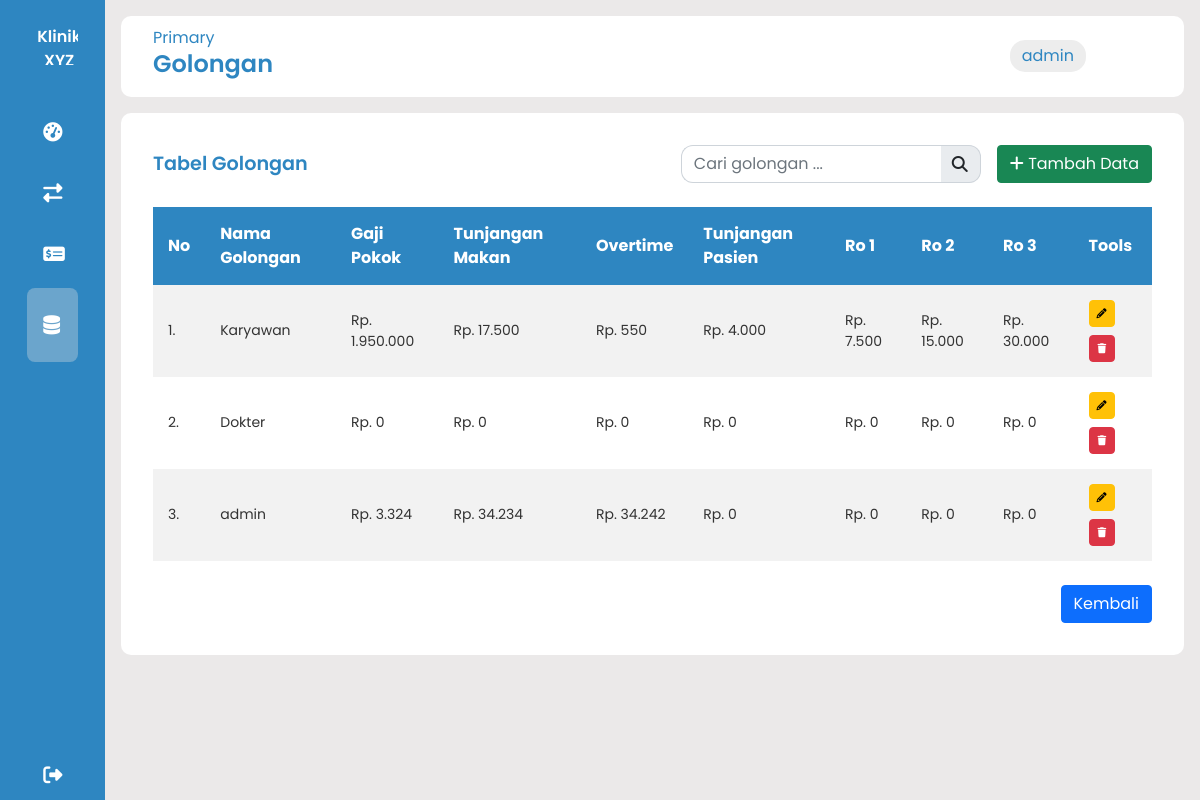
The app's page /asset/master/masterdata.php?page=golongan (signed in), older data.
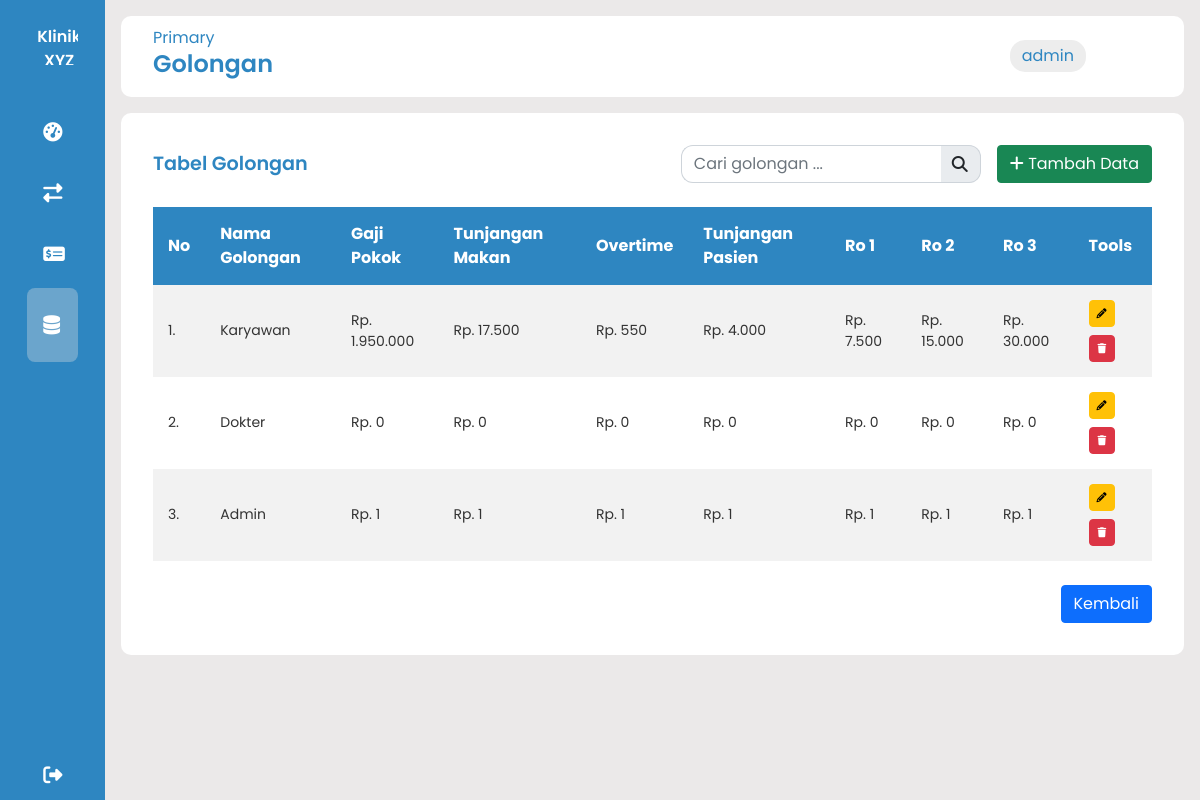
The same page, newer data.
### tables this page shows
CREATE TABLE `golongan` (
  `id` int(11) UNSIGNED NOT NULL,
  `nama_golongan` varchar(100) NOT NULL,
  `gaji_pokok` int(12) NOT NULL,
  `tunjangan_makan` int(12) NOT NULL,
  `overtime` varchar(11) NOT NULL,
  `tunjangan_pasien` varchar(20) NOT NULL,
  `ro1` varchar(45) NOT NULL,
  `ro2` varchar(45) NOT NULL,
  `ro3` varchar(45) NOT NULL
);

### asset/master/view/golongan.php (the view, shortened to what this page needs)
<div class="tabular__wrapper">
    <div class="col-md-12 d-flex justify-content-end mb-4" style="gap: 1rem; align-items: center;">
        <div class="header__title text-sm" style="flex:1;">
            <h3 style="font-weight: 600; font-size: 1.2rem; margin-bottom: 0;">Tabel Golongan</h3>
        </div>
        <div class="input-group" style="width: 300px;">
            <input style="border-radius: 12px 0 0 12px; border-right: none;" type="text" name="search" class="form-control" placeholder="Cari golongan ..." id="searchInput">
            <span class="input-group-text" id="basic-addon1" style="border-radius: 0 12px 12px 0; border-left: none;">
                <i class="fa fa-search" aria-hidden="true"></i>
            </span>
        </div>
        <div class="d-flex justify-content-end">
            <button type="button" class="btn btn-success" data-bs-toggle="modal" data-bs-target="#input">
                <i class="fa fa-plus"></i> Tambah Data
            </button>
        </div>
    </div>
    <div class="table__container" style="max-height: 435px; overflow-y: auto;">
        <div class="table__box" style="max-height: 435px; overflow-y: auto;">
            <table>
                <thead style="position: sticky; top: 0; z-index: 1;">
                    <tr>
                        <th>No</th>
                        <th>Nama Golongan</th>
                        <th>Gaji Pokok</th>
                        <th>Tunjangan Makan</th>
                        <th>Overtime</th>
                        <th>Tunjangan Pasien</th>
                        <th>Ro 1</th>
                        <th>Ro 2</th>
                        <th>Ro 3</th>
                        <th>Tools</th>
                    </tr>
                </thead>
                <tbody id="tindakanTableBody">
                    <?php
                    $query_golongan = "SELECT * FROM golongan";
                    $result_golongan = mysqli_query($conn, $query_golongan);
                    $no = 1;
                    if (mysqli_num_rows($result_golongan) > 0) {
                        while ($golongan_row = mysqli_fetch_assoc($result_golongan)) { ?>
                            <tr>
                                <td><?= $no++ ?>.</td>
                                <td><?= $golongan_row['nama_golongan'] ?></td>
                                <td>Rp. <?= empty($golongan_row['gaji_pokok']) ? '0' : number_format($golongan_row['gaji_pokok'], 0, ',', '.') ?></td>
                                <td>Rp. <?= empty($golongan_row['tunjangan_makan']) ? '0' : number_format($golongan_row['tunjangan_makan'], 0, ',', '.') ?></td>
                                <td>Rp. <?= empty($golongan_row['overtime']) ? '0' : number_format($golongan_row['overtime'], 0, ',', '.') ?></td>
                                <td>Rp. <?= empty($golongan_row['tunjangan_pasien']) ? '0' : number_format($golongan_row['tunjangan_pasien'], 0, ',', '.') ?></td>
                                <td>Rp. <?= empty($golongan_row['ro1']) ? '0' : number_format($golongan_row['ro1'], 0, ',', '.') ?></td>
                                <td>Rp. <?= empty($golongan_row['ro2']) ? '0' : number_format($golongan_row['ro2'], 0, ',', '.') ?></td>
                                <td>Rp. <?= empty($golongan_row['ro3']) ? '0' : number_format($golongan_row['ro3'], 0, ',', '.') ?></td>
                                <td>
                                    <button type="button" class="btn btn-warning" data-bs-toggle="modal" data-bs-target="#edit<?= $golongan_row['id'] ?>" style="box-shadow: none; font-size: 10px; padding: 5px 7px;">
                                        <i class="fa fa-pencil"></i>
                                    </button>
                                    <a href="app/golongan/delete.php?id=<?= $golongan_row['id'] ?>" class="btn btn-danger mt-2" style="box-shadow: none; font-size: 10px; padding: 5px 8px;" onclick="return confirmDelete('<?= $golongan_row['nama_golongan'] ?>')">
                                        <i class="fa fa-trash"></i>
                                    </a>
                                </td>
                            </tr>
                        <?php }
                    } else { ?>
                        <tr>
                            <td colspan="10" class="text-center">Tidak ada karyawan</td>
                        </tr>
                    <?php } ?>
                </tbody>
            </table>
        </div>
    </div>
    <div class="col-md-12 mt-4 d-flex justify-content-end">
        <a href="masterdata.php" type="submit" class="btn btn-primary">Kembali</a>
    </div>
</div>

### asset/master/masterdata.php (shortened to what this page needs)
<!DOCTYPE html>
<html lang="en">
<head>
    <link
        rel="stylesheet"
        href="https://cdnjs.cloudflare.com/ajax/libs/font-awesome/6.4.0/css/all.min.css" />
    <link
        rel="stylesheet"
        href="https://cdnjs.cloudflare.com/ajax/libs/font-awesome/6.4.0/css/all.min.css" />
    <link
        href="https://cdn.jsdelivr.net/npm/bootstrap@5.0.2/dist/css/bootstrap.min.css"
        rel="stylesheet"
 />
    <link rel="stylesheet" href="../css/index.css">
</head>
<body>
    <div class="sidebar">
        <div class="logo">
            <p>Klinik XYZ</p>
        </div>
        <ul class="menu">
            <li>
                <a href="../index.php">
                    <i class="fas fa-tachometer-alt"></i>
                </a>
            </li>
            <li>
                <a href="../index.php?page=transaksi">
                    <i class="fas fa-exchange-alt"></i>
                </a>
            </li>
            <li>
                <a href="../index.php?page=penggajian">
                    <i class="fas fa-money-check-alt"></i>
                </a>
            </li>
            <li class="active">
                <a href="masterdata.php">
                    <i class="fas fa-database"></i>
                </a>
            </li>
            <li class="logout">
                <a href="#" onclick="confirmLogout()">
                    <i class="fas fa-sign-out-alt"></i>
                </a>
            </li>
        </ul>
    </div>
    <div class="main__content">
        <div class="header__wrapper">
            <div class="header__title">
                <span>Primary</span>
                <h4 style="font-weight: 600;">
                    <?php
                    if (isset($_GET['page'])) {
                        echo ucfirst($_GET['page']);
                    } else {
                        echo 'Master Data';
                    }
                    ?>
                </h4>
            </div>
            <div class="user__info">
                <div class="search__box">
                    <label type="text" placeholder="Search"><?php echo $_SESSION['username'] ?></label>
                </div>
            </div>
        </div>
        <?php
        if (isset($_GET['page'])) {
            $page = $_GET['page'];
            include 'view/' . $page . '.php';
        } else {
            include 'view/masterdata.php';
        }
        ?>
    </div>
</body>
</html>

### asset/css/index.css (style rules this page uses)
* { margin: 0; padding: 0; border: none; outline: none; box-sizing: border-box; font-family: "Poppins", sans-serif; }
:root { --main-color: rgb(46, 134, 193); }
body { display: flex; }
.sidebar { position: sticky; top: 0; left: 0; bottom: 0; width: 110px; height: 100vh; padding: 0 1.7rem; color: #fff; overflow: hidden; transition: all 0.5s linear; background: var(--main-color); }
.logo { height: 50px; display: flex; justify-content: space-between; overflow: hidden; margin: 15px 0 40px; box-sizing: border-box; }
.logo p { height: 100%; text-align: center; padding: 10px; font-weight: 600; font-style: uppercase; flex: 1; }
.menu { height: 88%; position: relative; list-style: none; padding: 0; }
.menu li { padding: 1rem; margin: 8px 0; border-radius: 8px; transition: all 0.5s ease-in-out; }
.menu li:hover, .active { background: #e0e0e058; }
.menu a { color: #fff; font-size: 14px; text-decoration: none; display: flex; align-items: center; gap: 1.5rem; }
.menu a i { font-size: 1.2rem; }
.logout { position: absolute; bottom: 0; left: 0; width: 100%; }
.main__content { position: relative; background: #ebe9e9; width: 100%; padding: 1rem; }
.header__wrapper { display: flex; justify-content: space-between; align-items: center; flex-wrap: wrap; background: #fff; border-radius: 10px; padding: 10px 2rem; margin-bottom: 1rem; }
.header__title { color: var(--main-color); }
.user__info { display: flex; align-items: center; gap: 1rem; }
.search__box { background: rgb(237, 237, 237); border-radius: 15px; color: var(--main-color); display: flex; align-items: center; gap: 10px; padding: 4px 12px; }
.tabular__wrapper { background: #fff; margin-top: 1rem; border-radius: 10px; padding: 2rem; }
.table__container { width: 100%; }
table { width: 100%; border-collapse: collapse; border-radius: 50px; }
thead { background: var(--main-color); color: #fff; }
th { padding: 15px; text-align: left; }
tbody { background: #f2f2f2; }
td { padding: 15px; font-size: 14px; color: #333; }
tr:nth-child(even) { background: #fff; }

Row changes from the older to the newer data that the page shows:
removed golongan: nama_golongan "admin", gaji_pokok "3.324", tunjangan_makan "34.234", overtime "34.242", tunjangan_pasien "0", ro1 "0", ro2 "0", ro3 "0"
added golongan: nama_golongan "Admin", gaji_pokok "1", tunjangan_makan "1", overtime "1", tunjangan_pasien "1", ro1 "1", ro2 "1", ro3 "1"
